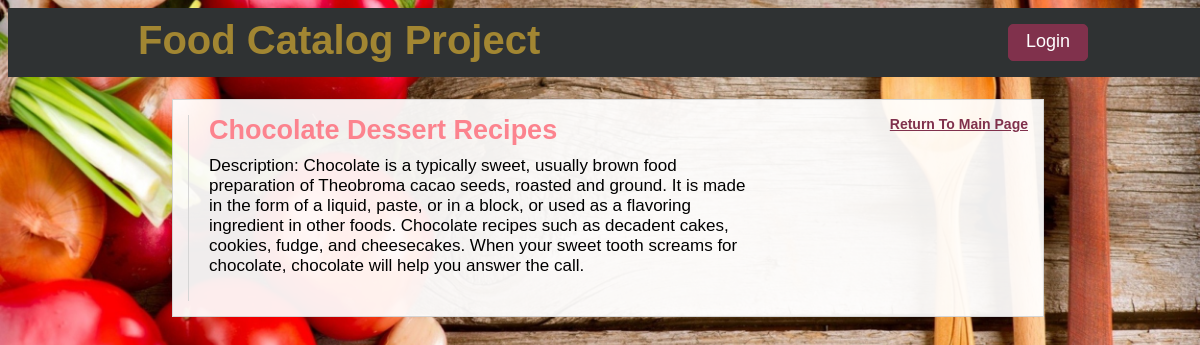
/categories/3/12/, run on the app's committed database.
### database_setup_withusers.py (models this page shows, shortened)
class SubCategory(Base):
    __tablename__ = 'sub_category'
    id = Column(Integer, primary_key=True)
    name = Column(String(80), nullable=False)
    description = Column(String(250))
    mainCategory_id = Column(Integer, ForeignKey('main_category.id'))
    category = relationship(MainCategory)
    user_id = Column(Integer, ForeignKey('user.id'))
    user = relationship(User)

### catalogProject.py (the view)
@app.route('/categories/<int:mainCategory_id>/<int:subCategory_id>/')
def subCategory(mainCategory_id, subCategory_id):
    mainCategories = session.query(MainCategory).order_by(asc(MainCategory.name))
    subCategory = session.query(SubCategory).filter_by(id=subCategory_id).one()
    creator = getUserInfo(subCategory.user_id)
    if 'username' not in login_session:
        return render_template('public_subCategory.html', mainCategories=mainCategories, subCategory_id=subCategory_id, subCategory=subCategory)
    else:
        return render_template('private_subCategory.html', mainCategories=mainCategories, subCategory_id=subCategory_id, subCategory=subCategory)

### catalogProject.py (called while the page is built)
def getUserInfo(user_id):
    user = session.query(User).filter_by(id=user_id).one()
    return user

### templates/public_subCategory.html
{% extends "main.html" %}
{% block content %}
    {% include "return-to-home.html" %}
        <main class="sub-category-item main-section">
            <h1 class="sub-header">{{subCategory.name}} Recipes</h1>
            <p class="descrip-p">Description: {{subCategory.description}}</p>
        </main>
{% endblock %}

### static/styles.css (style rules this page uses)
body { font-family: 'PT Sans Regular', sans-serif; width: 100%; background-image: url(/static/img/temp2.jpg); background-position: center; background-size: cover; background-repeat: no-repeat; }
h1 { margin-top: 0; }
p { margin: 5px 0; font-size: 17px; }
.main-section { width: 65%; float: left; padding: 0 0 0 20px; border-left: 1px solid #d5d5d5; }
.sub-header { color: #fc838e; margin-bottom: 10px; font-size: 27px; font-weight: bolder; }
.descrip-p { margin-bottom: 25px; }

### data on the page
SubCategory: name "Chocolate Dessert", description "Chocolate is a typically sweet, usually brown food preparation of Theobroma cacao seeds, roasted and ground. It is made in the form of a liquid, paste, or in a block, or used as a flavoring ingredient in other foods. Chocolate recipes such as decadent cakes, cookies, fudge, and cheesecakes. When your sweet tooth screams for chocolate, chocolate will help you answer the call."
